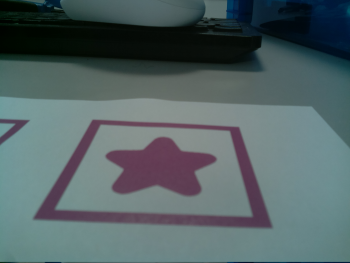
//> input picture OpenCV_Task/pistar.png, 350 x 263 px
$ ./main   (built with g++ and OpenCV 4)
//> lines starting //> are read from the running program, lines starting //| are printed output that depends on the picture; after the words box and inside, x2 and y2 are one past the last pixel; in counts of white or black regions, pixels touching at a corner belong together; pictures that were not available may be replaced by others from this repository, and a replacement may not be noted
#include <opencv2/opencv.hpp>
#include <iostream>
#include "opencv_aee.hpp"
#include "opencv_aee.cpp"
#include <stdlib.h>
#include <stdio.h>
#include <imgproc.hpp>

using namespace std;
using namespace cv;


int main()
{
    ///Load Images
    Mat image;
//
//            image = captureFrame(); // Capture a frame from the camera and store in a new matrix variable
//            rotate(image,image,ROTATE_180);
            image = imread("pistar.png");
//> image is the input picture: 263 rows x 350 cols, CV_8UC3; mean B, G, R 101.8, 99.8, 84.2
            resize(image,image,Size(350,350));
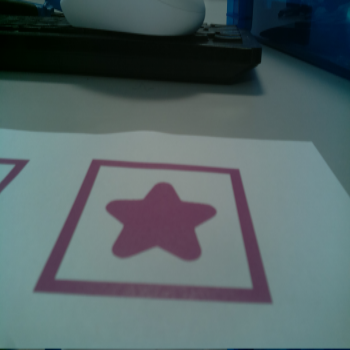
//> image: 350 rows x 350 cols, CV_8UC3; mean B, G, R 101.8, 99.7, 84.1

    Mat umbrella = imread("Umbrella.png");
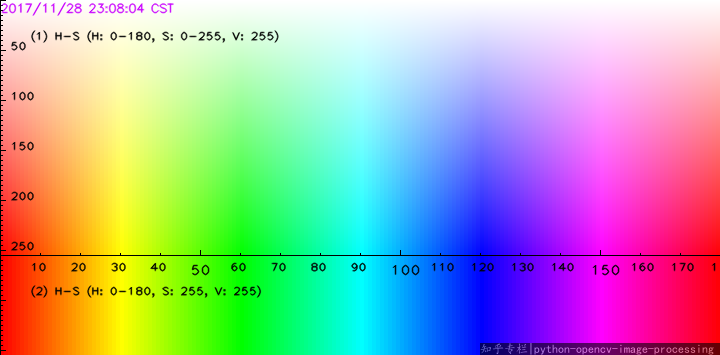
//> input picture OpenCV_Task/ColourMap.png, 720 x 355 px, given in place of Umbrella.png, which was not available
//> umbrella is the input picture: 355 rows x 720 cols, CV_8UC3; mean B, G, R 170.7, 171.1, 169.8
    Mat star = imread("Star.png");
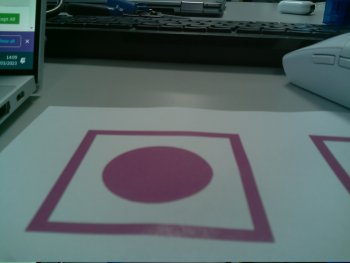
//> input picture OpenCV_Task/picircle.png, 350 x 263 px, given in place of Star.png, which was not available
//> star is the input picture: 263 rows x 350 cols, CV_8UC3; mean B, G, R 100, 99, 85.1
    Mat triangle = imread("Triangle.png");
    Mat circle = imread("Circle.png");

    ///Convert reference Images to HSV
   //Umbrella
    cvtColor(umbrella, umbrella,COLOR_BGR2HSV);
//> umbrella: 355 rows x 720 cols, CV_8UC3; mean H, S, V 89.4, 162.1, 249.9
    inRange(umbrella,Scalar(1,141,162),Scalar(150,255,255),umbrella);
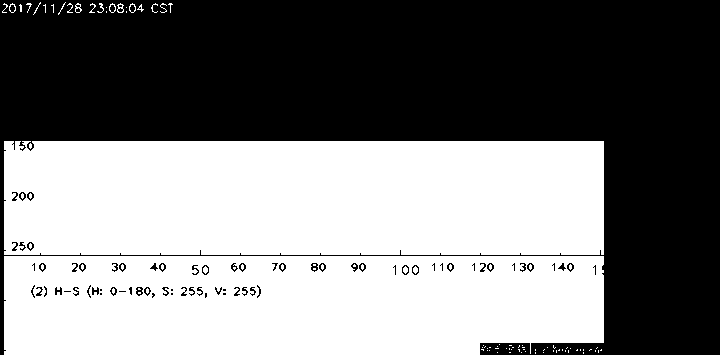
//> umbrella: 355 rows x 720 cols, CV_8UC1; 48.9% white; 100 white regions (84 under 20 px), largest, box (x1, y1, x2, y2) and area: (4, 141, 604, 255) 68056, (4, 256, 604, 355) 56137, (117, 3, 124, 13) 34
    umbrella = umbrella(Range(30,320),Range(30,320));
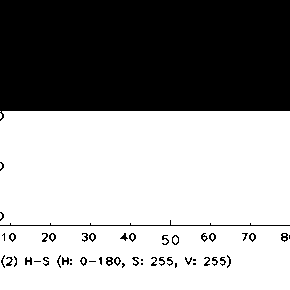
//> umbrella: 290 rows x 290 cols, CV_8UC1; 60.1% white; 50 black regions (17 under 20 px), largest, box (x1, y1, x2, y2) and area: (0, 0, 290, 121) 32208, (0, 220, 290, 226) 307, (106, 257, 113, 266) 40
    //Star
    cvtColor(star, star,COLOR_BGR2HSV);
//> star: 263 rows x 350 cols, CV_8UC3; mean H, S, V 93, 69.7, 103.7
    inRange(star,Scalar(1,141,162),Scalar(150,255,255),star);
//> star: 263 rows x 350 cols, CV_8UC1; every value is 0
//> (the run ends here: the program stops with an error, at `star = star(Range(30,320),Range(30,320));`)
